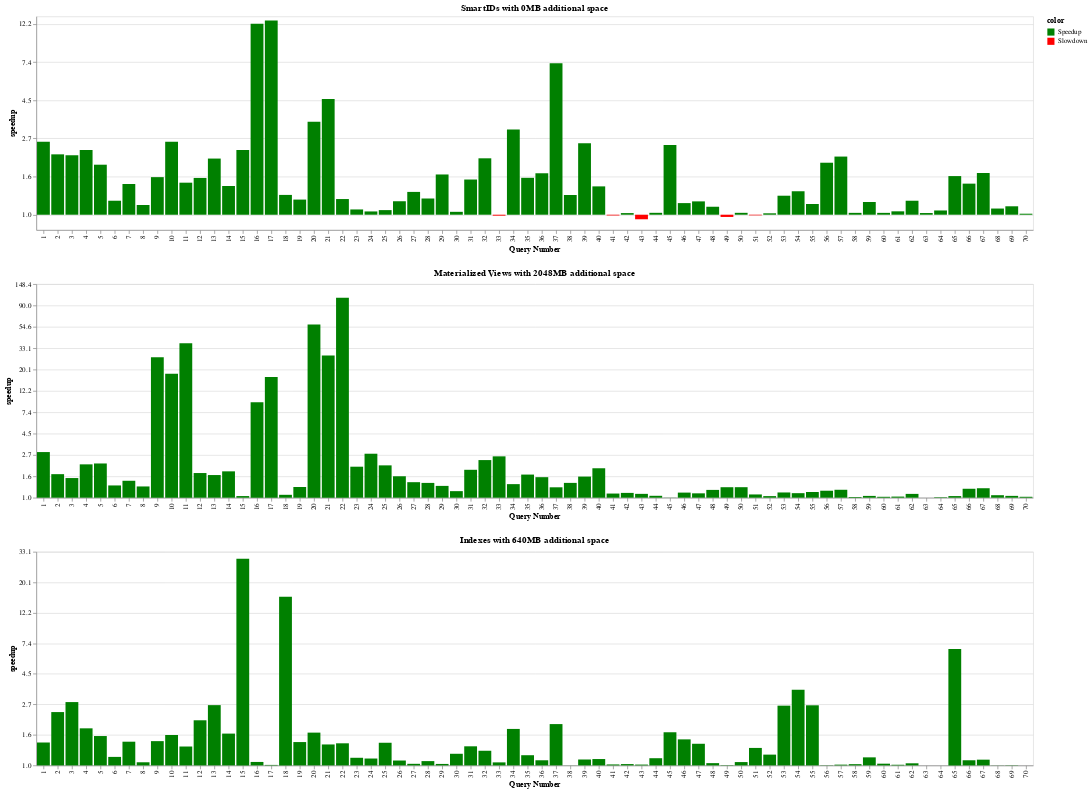

Notebook cell for this chart:
### Code cell
def plot_speedup(name, df, budget):
    df = df[df.budget==budget]
    print(df.head())
    return alt.Chart(df).mark_bar().encode(
        x=alt.X("query_num:O", axis=alt.Axis(title="Query Number")),
        y=alt.Y("log_speedup:Q", axis=alt.Axis(labelExpr=expr.format(expr.exp(datum.value), ',.1f'), format=",.0f", title="speedup")),
        color=alt.Color('color:N', scale=alt.Scale(domain=["Speedup", "Slowdown"], range=["green", "red"]))
    ).properties(
        title={
            "text": f"{name} with {budget*64}MB additional space"
        }
    )

chart1 = plot_speedup("SmartIDs", smartids, 0)
chart2 = plot_speedup("Materialized Views", mat_view, 32)
chart3 = plot_speedup("Indexes", index, 10)

chart = alt.vconcat(chart1, chart2, chart3)
save(chart, f"{results_folder}/IndividualSpeedups{suffix}.pdf")
chart
